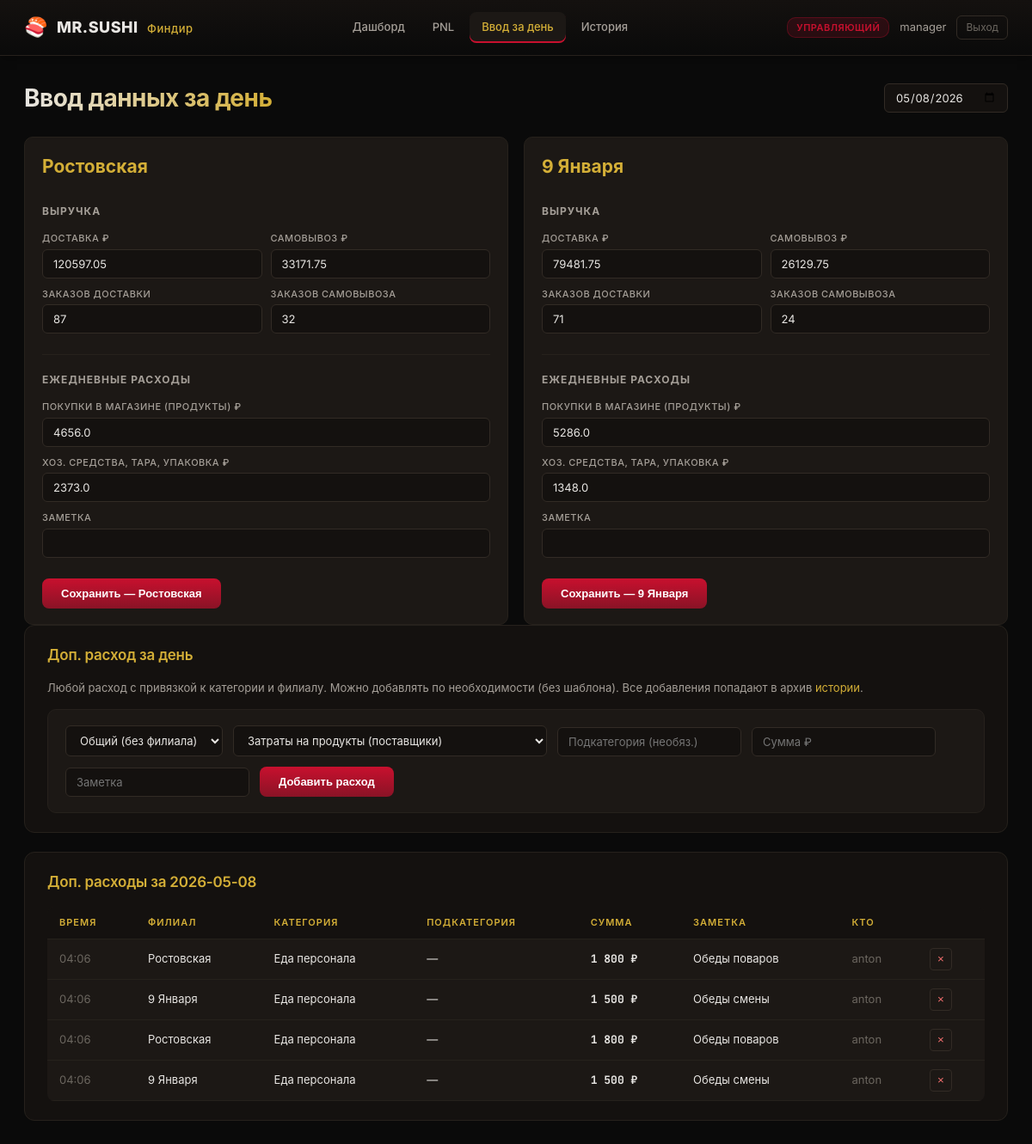
Screenshot of /input/daily (signed in) with the database file from the repository.
### tables this page shows
CREATE TABLE users (
    id INTEGER PRIMARY KEY AUTOINCREMENT,
    username TEXT UNIQUE NOT NULL,
    pw_hash TEXT NOT NULL,
    role TEXT NOT NULL CHECK(role IN ('owner','manager')),
    branch_id INTEGER REFERENCES branches(id),
    tg_user_id INTEGER UNIQUE,
    created_at TEXT DEFAULT (datetime('now'))
);

CREATE TABLE branches (
    id INTEGER PRIMARY KEY,
    name TEXT NOT NULL UNIQUE,
    slug TEXT NOT NULL UNIQUE
);

CREATE TABLE daily_revenue (
    id INTEGER PRIMARY KEY AUTOINCREMENT,
    date TEXT NOT NULL,
    branch_id INTEGER NOT NULL REFERENCES branches(id),
    revenue_delivery REAL DEFAULT 0,
    revenue_pickup REAL DEFAULT 0,
    orders_delivery INTEGER DEFAULT 0,
    orders_pickup INTEGER DEFAULT 0,
    created_by INTEGER REFERENCES users(id),
    created_at TEXT DEFAULT (datetime('now')),
    UNIQUE(date, branch_id)
);

CREATE TABLE daily_expenses (
    id INTEGER PRIMARY KEY AUTOINCREMENT,
    date TEXT NOT NULL,
    branch_id INTEGER NOT NULL REFERENCES branches(id),
    shop_purchase REAL DEFAULT 0,
    household REAL DEFAULT 0,
    staff_meals REAL DEFAULT 0,
    note TEXT,
    created_by INTEGER REFERENCES users(id),
    created_at TEXT DEFAULT (datetime('now')),
    UNIQUE(date, branch_id)
);

CREATE TABLE daily_extra_costs (
    id INTEGER PRIMARY KEY AUTOINCREMENT,
    date TEXT NOT NULL,
    branch_id INTEGER REFERENCES branches(id),
    category TEXT NOT NULL,
    subcategory TEXT,
    amount REAL NOT NULL,
    note TEXT,
    created_by INTEGER REFERENCES users(id),
    created_at TEXT DEFAULT (datetime('now'))
);

### main.py (the view)
@app.get("/input/daily", response_class=HTMLResponse)
async def input_daily_page(request: Request, d: str | None = None):
    user = _require_session(request)
    if not user:
        return auth.redirect_login()
    d = d or date.today().isoformat()
    existing: dict = {}
    extras: dict = {}
    for b in db.list_branches():
        rev_rows = db.get_daily_revenue_range(d, d, b["id"])
        exp_rows = db.get_daily_expenses_range(d, d, b["id"])
        existing[b["id"]] = {
            "revenue": dict(rev_rows[0]) if rev_rows else {},
            "expense": dict(exp_rows[0]) if exp_rows else {},
        }
        extras[b["id"]] = [dict(r) for r in db.get_daily_extra_costs(d, b["id"])]
    common_extras = [dict(r) for r in db.get_daily_extra_costs(d, None)]
    return templates.TemplateResponse(
        request=request, name="input_daily.html",
        context=_ctx(request, user, d=d, existing=existing,
                     extras=extras, common_extras=common_extras),
    )

### templates/input_daily.html (shortened to what this page needs)
{% extends "base.html" %}
{% block content %}
<div class="page-header">
    <h1>Ввод данных за день</h1>
    <form method="GET" action="/input/daily" class="filters">
        <input type="date" name="d" value="{{ d }}" onchange="this.form.submit()">
    </form>
</div>
<div class="branch-input-grid">
{% for b in branches %}
<form method="POST" action="/input/daily" class="input-form">
    <h2>{{ b.name }}</h2>
    <div class="form-section">
        <h3>Выручка</h3>
        <div class="row-2">
            <label>
                <span>Доставка ₽</span>
                <input type="number" step="0.01" name="revenue_delivery" value="{{ existing[b.id].revenue.get('revenue_delivery', '') or '' }}">
            </label>
            <label>
                <span>Самовывоз ₽</span>
                <input type="number" step="0.01" name="revenue_pickup" value="{{ existing[b.id].revenue.get('revenue_pickup', '') or '' }}">
            </label>
        </div>
        <div class="row-2">
            <label>
                <span>Заказов доставки</span>
                <input type="number" name="orders_delivery" value="{{ existing[b.id].revenue.get('orders_delivery', '') or '' }}">
            </label>
            <label>
                <span>Заказов самовывоза</span>
                <input type="number" name="orders_pickup" value="{{ existing[b.id].revenue.get('orders_pickup', '') or '' }}">
            </label>
        </div>
    </div>
    <div class="form-section">
        <h3>Ежедневные расходы</h3>
        <label>
            <span>Покупки в магазине (продукты) ₽</span>
            <input type="number" step="0.01" name="shop_purchase" value="{{ existing[b.id].expense.get('shop_purchase', '') or '' }}">
        </label>
        <label>
            <span>Хоз. средства, тара, упаковка ₽</span>
            <input type="number" step="0.01" name="household" value="{{ existing[b.id].expense.get('household', '') or '' }}">
        </label>
        <label>
            <span>Заметка</span>
            <input type="text" name="note" value="{{ existing[b.id].expense.get('note', '') or '' }}">
        </label>
    </div>
    <button type="submit" class="btn-primary">Сохранить — {{ b.name }}</button>
</form>
{% endfor %}
</div>
<div class="section">
    <h2>Доп. расход за день</h2>
    <p class="hint">Любой расход с привязкой к категории и филиалу. Можно добавлять по необходимости (без шаблона). Все добавления попадают в архив <a href="/history?kind=extra">истории</a>.</p>
    <form method="POST" action="/input/daily/extra" class="input-form input-form-inline">
        <select name="branch_id" required>
            <option value="">Общий (без филиала)</option>
        </select>
        <select name="category" required>
            {% for k, label in COST_CATEGORIES.items() %}<option value="{{ k }}">{{ label }}</option>{% endfor %}
        </select>
        <input type="text" name="subcategory" placeholder="Подкатегория (необяз.)">
        <input type="number" step="0.01" name="amount" placeholder="Сумма ₽" required>
        <input type="text" name="note" placeholder="Заметка">
        <button type="submit" class="btn-primary">Добавить расход</button>
    </form>
</div>
<div class="section">
    <h2>Доп. расходы за {{ d }}</h2>
    <table class="data-table">
        <thead><tr><th>Время</th><th>Филиал</th><th>Категория</th><th>Подкатегория</th><th>Сумма</th><th>Заметка</th><th>Кто</th><th></th></tr></thead>
        <tbody>
            {% set all_extras = common_extras + (extras[1] | list) + (extras[2] | list) %}
            {% for x in all_extras %}
            <tr>
                <td><span class="muted">{{ x.created_at[11:16] if x.created_at and x.created_at|length >= 16 else '—' }}</span></td>
                <td>{{ x.branch_name or 'Общий' }}</td>
                <td>{{ COST_CATEGORIES.get(x.category, x.category) }}</td>
                <td>{{ x.subcategory or '—' }}</td>
                <td><b>{{ "{:,.0f}".format(x.amount).replace(",", " ") }} ₽</b></td>
                <td>{{ x.note or '' }}</td>
                <td><span class="muted">{{ x.created_by_name or '—' }}</span></td>
                <td>
                    <form method="POST" action="/input/daily/extra/{{ x.id }}/delete" style="display:inline">
                        <button class="btn-danger-sm" title="Удалить">×</button>
                    </form>
                </td>
            </tr>
            {% else %}
            <tr><td colspan="8" class="empty">За этот день доп. расходов не вносилось</td></tr>
            {% endfor %}
        </tbody>
    </table>
</div>
{% endblock %}

### templates/base.html (shortened to what this page needs)
<!DOCTYPE html>
<html lang="ru">
<head>
    <link rel="stylesheet" href="/static/theme.css">
</head>
<body>
{% if user %}
<header class="topbar">
    <div class="brand">
        <span class="logo">🍣</span>
        <span class="brand-text">MR.SUSHI <em>Финдир</em></span>
    </div>
    <nav class="nav">
        <a href="/" class="{% if request.url.path == '/' %}active{% endif %}">Дашборд</a>
        <a href="/pnl" class="{% if request.url.path == '/pnl' %}active{% endif %}">PNL</a>
        <a href="/input/daily" class="{% if request.url.path.startswith('/input/daily') %}active{% endif %}">Ввод за день</a>
        <a href="/history" class="{% if request.url.path.startswith('/history') %}active{% endif %}">История</a>
    </nav>
    <div class="user-block">
        <span class="user-role role-{{ user.role }}">{{ "Владелец" if is_owner else "Управляющий" }}</span>
        <span class="user-name">{{ user.username }}</span>
        <a href="/logout" class="logout">Выход</a>
    </div>
</header>
{% endif %}
<main class="main">
    {% block content %}{% endblock %}
</main>
</body>
</html>

### rows the page displays
users: username "manager"
branches: name "Ростовская", orders_delivery "87", orders_pickup "32"
daily_revenue: revenue_delivery "120597.05", revenue_pickup "33171.75"
daily_expenses: shop_purchase "4656.0", household "2373.0"
branches: name "9 Января", orders_delivery "71", orders_pickup "24"
daily_revenue: revenue_delivery "79481.75", revenue_pickup "26129.75"
daily_expenses: shop_purchase "5286.0", household "1348.0"
daily_extra_costs: created_at "04:06", name "Ростовская", get "Еда персонала", subcategory "—", amount "1 800", note "Обеды поваров", username "anton"
daily_extra_costs: created_at "04:06", name "9 Января", get "Еда персонала", subcategory "—", amount "1 500", note "Обеды смены", username "anton"

### other values shown
{{ "Владелец" if is_owner else "Управляющий" }} "УПРАВЛЯЮЩИЙ"
{{ d }} "2026-05-08"
form field category "Затраты на продукты (поставщики)"
